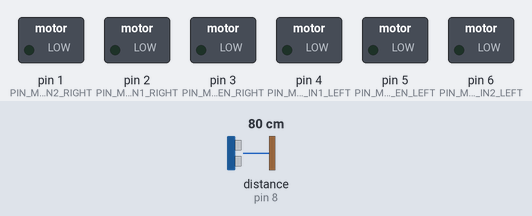
A sketch run on a simulated Arduino Uno, built with avr-gcc and run on an emulated ATmega328P. Shown: switched loads named in the sketch (green lamp = pin HIGH). The test bench sets the inputs (shaded band); at power-on: distance to the obstacle (sensor on pin 8) 80 cm. The echo pulse lasts 58.3 µs per cm; random numbers use the default seed unless the sketch sets one.

Above: at 0.1 s.
At 4.2 s:
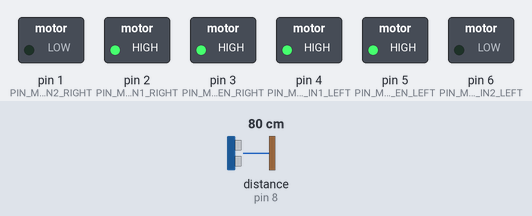
4.3 s: distance to the obstacle (sensor on pin 8) set to 2 cm
At 4.62 s:
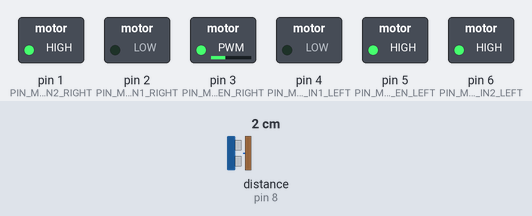
Timing chart, 0 to 4.9 s (numbered marks = the images above; inputs shaded):
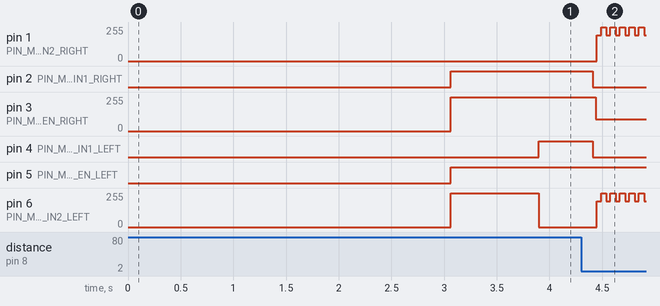

Measured:
- after the input at 4.3 s, pin 1 (PIN_MOTORS_IN2_RIGHT): 0/255 → 194/255 after 0.15 s, then repeats every 0.09 s: 255/255 0.05 s, 192/255 0.04 s; pin 2 (PIN_MOTORS_IN1_RIGHT): HIGH → LOW after 0.11 s

The sketch:

RoboCar.ino
```cpp
/*
    -----------------------------------------
    Self-driving, obstacle-avoiding robot car
    See: https://github.com/hyankov/robot_car
    -----------------------------------------
*/

// 1st party includes
#include "Pins.hh"              // Pin layout. Set pins according to your wiring
#include "Settings.hh"          // Include settings
#include "Movement.hh"          // Responsible for controlling the movements of the robot
#include "ObstacleDetection.hh" // Responsible for detecting obstacles
#include "SelfDriving.hh"       // Responsible for the self-driving

// Setup and initialize
void setup()
{
    // Random seed
    randomSeed(analogRead(PIN_UNUSED_ANALOG));

    // Setup the obstacle detection module
    setupObstacleDetection();

    // Setup the movements module
    setupMovement();

    // Setup the self-driving module
    setupSelfDriving();

    // Wait for a little while right after booting, to allow
    // people to back-off.
    delay(BOOT_UP_DELAY_S * 1000);
}

// The main loop, repeating over and over again
void loop()
{
    loopObstacleDetection();
    loopSelfDriving();
    loopMovement();
}
```

Movement.cpp
```cpp
/*
    --------------------------------------------------------
    The module which controls the movement of the robot car.
    -------------------------------------------------------

    See https://www.14core.com/wiring-driving-the-l298n-h-bridge-on-2-to-4-dc-motors
    See https://dronebotworkshop.com/dc-motors-l298n-h-bridge

    -------------------------------------------------
    |              Motor truth table                |
    -------------------------------------------------
    ENA	IN1	IN2	Description
    -----------------------
    0	N/A	N/A	Motor is off
    1	0	0	Motor is stopped (brakes)
    1	0	1	Motor is on and turning backwards
    1	1	0	Motor is on and turning forwards
    -------------------------------------------------
    1	1	1	Motor is stopped (brakes) - Don't use
    --------------------------------------------------
*/

// 2nd party includes
#include "Arduino.h"

// 1st party includes
#include "Pins.hh"      // Pin layout. Set pins according to your wiring
#include "Settings.hh"  // Include settings
#include "Movement.hh"  // Method definitions

/* -----------------------
    Private methods
----------------------- */

// When (millis) to stop movement.
unsigned long _stopMovementAt = 0;

void _setMotorsDirection(bool leftIsBackwards, bool rightIsBackwards)
{
    // Left-side forwards or backwards
    digitalWrite(PIN_MOTORS_IN1_LEFT, !leftIsBackwards ? HIGH : LOW);
    digitalWrite(PIN_MOTORS_IN2_LEFT, leftIsBackwards ? HIGH : LOW);

    // Right-side forwards or backwards
    digitalWrite(PIN_MOTORS_IN1_RIGHT, !rightIsBackwards ? HIGH : LOW);
    digitalWrite(PIN_MOTORS_IN2_RIGHT, rightIsBackwards ? HIGH : LOW);
}

void _move(int speed, bool leftIsBackwards, bool rightIsBackwards, int forHowLongMs)
{
    // Constrain within legal limits
    speed = constrain(speed, 0, 255);

    // Both motor sides go at a specified speed ...
    analogWrite(PIN_MOTORS_EN_LEFT, speed);
    analogWrite(PIN_MOTORS_EN_RIGHT, speed);

    // Direct the motors the same way
    _setMotorsDirection(leftIsBackwards, rightIsBackwards);

    // Stop the movement at ...
    _stopMovementAt = millis() + forHowLongMs;
}

/* -----------------------
    Public methods
----------------------- */

void setupMovement()
{
    // Left-side motor(s)
    pinMode(PIN_MOTORS_EN_LEFT, OUTPUT);
    pinMode(PIN_MOTORS_IN1_LEFT, OUTPUT);
    pinMode(PIN_MOTORS_IN2_LEFT, OUTPUT);

    // Right-side motor(s)
    pinMode(PIN_MOTORS_EN_RIGHT, OUTPUT);
    pinMode(PIN_MOTORS_IN1_RIGHT, OUTPUT);
    pinMode(PIN_MOTORS_IN2_RIGHT, OUTPUT);
}

void loopMovement()
{
    unsigned long currentMillis = millis();

    // If it's time to stop the movement ...
    if (_stopMovementAt && currentMillis >= _stopMovementAt)
    {
        // Stop movement
        stop(true);
    }
}

bool isTurning()
{
    // See: 'Motor truth table' above. We're turning if ...
    return
        // One of the motors is stopped, but the other is not
            (digitalRead(PIN_MOTORS_EN_LEFT) != digitalRead(PIN_MOTORS_EN_RIGHT))
        // or they're moving in different directions
        ||  (digitalRead(PIN_MOTORS_IN1_LEFT) != digitalRead(PIN_MOTORS_IN1_RIGHT))
        ||  (digitalRead(PIN_MOTORS_IN2_LEFT) != digitalRead(PIN_MOTORS_IN2_RIGHT));
}

bool isStopped()
{
   // See: 'Motor truth table' above. We're not moving if ...
   return
        // Left is stopped
        (
            // motor is stopped
                !digitalRead(PIN_MOTORS_EN_LEFT)
            // or IN1 & IN2 are equal (0 or 1)
            ||  (digitalRead(PIN_MOTORS_IN1_LEFT) == digitalRead(PIN_MOTORS_IN2_LEFT))
        )

        // and Right is stopped
        && (
            // motor is stopped
                !digitalRead(PIN_MOTORS_EN_RIGHT)
            // or IN1 & IN2 are equal (0 or 1)
            ||  (digitalRead(PIN_MOTORS_IN1_RIGHT) == digitalRead(PIN_MOTORS_IN2_RIGHT))
        );
}

void moveForward(int speed, int forHowLongMs)
{
    // Speed is constrained, SPEED_MIN to SPEED_MAX
    _move(constrain(speed, SPEED_MIN, SPEED_MAX), false, false, forHowLongMs);
}

void moveBackwards(int speed, int forHowLongMs)
{
    // Speed is constrained, SPEED_MIN to SPEED_MAX
    _move(constrain(speed, SPEED_MIN, SPEED_MAX), true, true, forHowLongMs);
}

void turnLeft(int forHowLongMs)
{
    // Speed is max possible
    _move(255, true, false, forHowLongMs);
}

void turnRight(int forHowLongMs)
{
    // Speed is max possible
    _move(255, false, true, forHowLongMs);
}

void stop(bool isBrake)
{
    // Is it a sudden brake?
    if (isBrake)
    {
        // Brake left motors
        digitalWrite(PIN_MOTORS_IN1_LEFT, LOW);
        digitalWrite(PIN_MOTORS_IN2_LEFT, LOW);

        // Brake right motors
        digitalWrite(PIN_MOTORS_IN1_RIGHT, LOW);
        digitalWrite(PIN_MOTORS_IN2_RIGHT, LOW);
    }
    else
    {
        // Gradual brake, just turn off power
        digitalWrite(PIN_MOTORS_EN_LEFT, LOW);
        digitalWrite(PIN_MOTORS_EN_RIGHT, LOW);
    }

    // Reset timer
    _stopMovementAt = 0;
}
```

Movement.hh
```cpp
/*
    --------------------------------------------------------
    The module which controls the movement of the robot car.
    -------------------------------------------------------
*/

#pragma once

// NOTE: To be invoked at initialization time!
void setupMovement();

// The main loop
void loopMovement();

// Whether the robot is currently turning.
// Note: it's also "Moving" if this is true.
bool isTurning();

// Whether the robot is currently stopped
bool isStopped();

// Move forward.
// - speed: [SPEED_MIN] to [SPEED_MAX]
// - forHowLongMs: for how long (in ms) to move forward
void moveForward(int speed, int forHowLongMs);

// Move backwards.
// - speed: [SPEED_MIN] to [SPEED_MAX]
// - forHowLongMs: for how long (in ms) to move forward
void moveBackwards(int speed, int forHowLongMs);

// Make a left turn.
// - forHowLongMs: for how long (in ms) to turn
void turnLeft(int forHowLongMs);

// Make a right turn.
// - forHowLongMs: for how long (in ms) to turn
void turnRight(int forHowLongMs);

// Stop.
// - isBrake: make a braking stop
void stop(bool isBrake);
```

ObstacleDetection.cpp
```cpp
/*
    ------------------------------------------------------------------
    The module which controls the obstacle detection of the robot car.
    ------------------------------------------------------------------

    See https://forum.arduino.cc/index.php?topic=106043.0
    See https://playground.arduino.cc/Code/NewPing
*/

// 2nd party includes
#include "Arduino.h"

// 1st party includes
#include "Pins.hh"                  // Pin layout. Set pins according to your wiring
#include "Settings.hh"              // Include settings
#include "ObstacleDetection.hh"     // Method definitions

// 3rd party includes
#include <NewPing.h>

/* -----------------------
    Private methods
----------------------- */

unsigned long _nextPingMs = 0;
NewPing _frontSonar(PIN_SONAR_TRIG_FRONT, PIN_SONAR_ECHO_FRONT, OBSTACLE_PROXIMITY_INRANGE_CM);

/* -----------------------
    Public methods
----------------------- */

unsigned int frontObstacleDistanceCm = NO_ECHO;

void setupObstacleDetection()
{
    // Bug: This doesn't work. See https://forum.arduino.cc/index.php?topic=420604.0
    // NewPing::timer_ms(SONAR_PING_FREQUENCY_MS, _updateObstacleProximity);
}

void loopObstacleDetection()
{
    unsigned long currentMs = millis();

    // Every (SONAR_PING_MEDIAN_COUNT * 30) milliseconds, update the distance to
    // the front obstacle
    if (currentMs >= _nextPingMs)
    {
        // Next ping time
        _nextPingMs = currentMs + (SONAR_PING_MEDIAN_COUNT * 30);

        // Get the distance, in cm. Apply correction filter.
        frontObstacleDistanceCm = NewPing::convert_cm(_frontSonar.ping_median(SONAR_PING_MEDIAN_COUNT));
    }
}
```

ObstacleDetection.hh
```cpp
/*
    ------------------------------------------------------------------
    The module which controls the obstacle detection of the robot car.
    ------------------------------------------------------------------
*/

#pragma once

// The distance to the obstacle in front
extern unsigned int frontObstacleDistanceCm;

// NOTE: To be invoked at initialization time!
void setupObstacleDetection();

// The main loop
void loopObstacleDetection();
```

SelfDriving.cpp
```cpp
/*
    ------------------------------------------------------
    The module which controls the lights of the robot car.
    ------------------------------------------------------
*/

// 2nd party includes
#include "Arduino.h"

// 1st party includes
#include "Pins.hh"              // Pin layout. Set pins according to your wiring
#include "Settings.hh"          // Include settings
#include "Movement.hh"          // Responsible for controlling the movements of the robot
#include "ObstacleDetection.hh" // Responsible for detecting obstacles
#include "SelfDriving.hh"       // Responsible for the self-driving

/* -----------------------
    Private methods
----------------------- */

// Whether the next idle action should be a turn
bool _nextIdleActionShouldBeTurn = false;

// Randomly turns left or right, for a random time.
// - fromForHowLongMs: from duration in ms
// - toForHowLongMs: to duration in ms
void _randomTurn(long fromForHowLongMs, long toForHowLongMs)
{
    if (random(0, 2))
    {
        turnLeft(random(fromForHowLongMs, toForHowLongMs));
    }
    else
    {
        turnRight(random(fromForHowLongMs, toForHowLongMs));
    }
}

/* -----------------------
    Public methods
----------------------- */

void setupSelfDriving()
{
}

void loopSelfDriving()
{
    // Don't interrupt the turning of the robot.
    if (isTurning())
        return;

    // Ok, not turning, but might be moving ...

    if (frontObstacleDistanceCm > 0 && frontObstacleDistanceCm <= OBSTACLE_PROXIMITY_INRANGE_CM)
    {
        // Not turning and there's an obstacle within range ...
        // Now, from closest case to farthest ...

        if (frontObstacleDistanceCm <= OBSTACLE_PROXIMITY_EXTREME_CM)
        {
            // Obstacle is extremely close

            // Hard stop
            stop(true);

            // Start backing-off slowly. Eventually it will get into the next range
            // of proximity (i.e. just 'close', instead of 'extreme') and will make
            // an evasive turn ...
            moveBackwards(SPEED_MIN, OBSTACLE_EVASION_BACKING_MS);

            // ... or will get out of obstacles range and the next action would be a turn
            _nextIdleActionShouldBeTurn = true;
        }
        else if (frontObstacleDistanceCm <= OBSTACLE_PROXIMITY_CLOSE_CM)
        {
            // Obstacle is 'close', take an evasive turn based on strategy
            switch (OBSTACLE_EVASION_STRATEGY)
            {
                case LEFT:
                    turnLeft(OBSTACLE_EVASION_TURNING_MS);
                    break;

                case RIGHT:
                    turnRight(OBSTACLE_EVASION_TURNING_MS);
                    break;

                case RANDOM:
                default:
                    // TODO: Pick a random direction to hold until the obstacle is evaded,
                    // and in this case use OBSTACLE_EVASION_TURNING_MS
                    _randomTurn(OBSTACLE_EVASION_RANDOM_TURN_MIN_MS, OBSTACLE_EVASION_RANDOM_TURN_MAX_MS);
                    break;
            }
        }
        else
        {
            // Obstacle is at least 'in range'
            // TODO: Slow down
        }
    }

    if (isStopped())
    {
        // The bot is idle. Not turning, no obstacles, not moving
        // so take an 'idle action'.

        if (_nextIdleActionShouldBeTurn)
        {
            // Next idle action should be a turn, so turn
            _randomTurn(RANDOM_TURN_MIN_MS, RANDOM_TURN_MAX_MS);
        }
        else
        {
            // Next idle action shouldn't be a turn, so move forward at
            // for a while (5s to 10s)
            moveForward(SPEED_MAX, random(RANDOM_MOVEMENT_FWD_MIN_S, RANDOM_MOVEMENT_FWD_MAX_S)  * 1000);
        }

        // Make the next idle action the opposite (i.e. cycle them)
        _nextIdleActionShouldBeTurn = !_nextIdleActionShouldBeTurn;
    }
}
```

SelfDriving.hh
```cpp
/*
    ------------------------------------------------------------
    The module which controls the self-driving of the robot car.
    ------------------------------------------------------------
*/

#pragma once

// NOTE: To be invoked at initialization time!
void setupSelfDriving();

// The main lights loop
void loopSelfDriving();
```

Pins.hh
```cpp
/*
    -------------------------------------------------------------
    Pin layout. Set pins below the pins according to your wiring.
    -------------------------------------------------------------
*/

#pragma once

// Misc
#define PIN_UNUSED_ANALOG       0

// Motors
#define PIN_MOTORS_EN_LEFT      5
#define PIN_MOTORS_IN1_LEFT     4
#define PIN_MOTORS_IN2_LEFT     6
#define PIN_MOTORS_EN_RIGHT     3
#define PIN_MOTORS_IN1_RIGHT    2
#define PIN_MOTORS_IN2_RIGHT    1

// Sonar
#define PIN_SONAR_TRIG_FRONT    9
#define PIN_SONAR_ECHO_FRONT    8
```

Settings.hh
```cpp
/*
    -----------------
    Various settings.
    -----------------
*/

#pragma once


/*----------
   Speed
----------*/

// Max speed of the motors (0 to 255)
#define SPEED_MAX                            120

// Min speed of the motors (0 to 255)
// Values lower than 80 may not get the motor moving!
#define SPEED_MIN                            90

// How long to wait after power on, before taking over control
#define BOOT_UP_DELAY_S                      3

/*----------
   Sonar
----------*/

// How many pings, for a median reading (> 1)
// Lower count equals more probes per second.
// Higher count equals less false positives.
#define SONAR_PING_MEDIAN_COUNT              3

/*--------------------
   Obstacle evasion
--------------------*/

// Note:
// OBSTACLE_PROXIMITY_INRANGE_CM > OBSTACLE_PROXIMITY_CLOSE_CM > OBSTACLE_PROXIMITY_EXTREME_CM

// Obstacle is in range (Don't exceed 400!)
#define OBSTACLE_PROXIMITY_INRANGE_CM        100

// Obstacle is close
#define OBSTACLE_PROXIMITY_CLOSE_CM          30

// Obstacle is EXTREMELY close
#define OBSTACLE_PROXIMITY_EXTREME_CM        15

// The obstacle evasion strategy (i.e. where to turn to)
// TODO: In the future, use 3 sonars to decide on which side
// to turn.
enum EVASION_STRATEGY { LEFT, RIGHT, RANDOM };
#define OBSTACLE_EVASION_STRATEGY            LEFT

// When we evade an extremely close obstacle, for how long to
// back-off at a time
#define OBSTACLE_EVASION_BACKING_MS          250

// When we evade a close obstacle, for how long do we turn
// at a time
#define OBSTACLE_EVASION_TURNING_MS          200

// For random turn evasion strategy, minimum turn time
#define OBSTACLE_EVASION_RANDOM_TURN_MIN_MS  500

// For random turn evasion strategy, maximum turn time
#define OBSTACLE_EVASION_RANDOM_TURN_MAX_MS  1000

/*----------------
   Self Driving
----------------*/

// When making a random idle turn, for how long to turn
// at minimum (ms)
#define RANDOM_TURN_MIN_MS                   200

// When making a random idle turn, for how long to turn
// at maximum (ms)
#define RANDOM_TURN_MAX_MS                   1200

// When making a random idle move forward, for how long to
// move at minimum (s)
#define RANDOM_MOVEMENT_FWD_MIN_S            5

// When making a random idle move forward, for how long to
// move at maximum (s)
#define RANDOM_MOVEMENT_FWD_MAX_S            10
```
